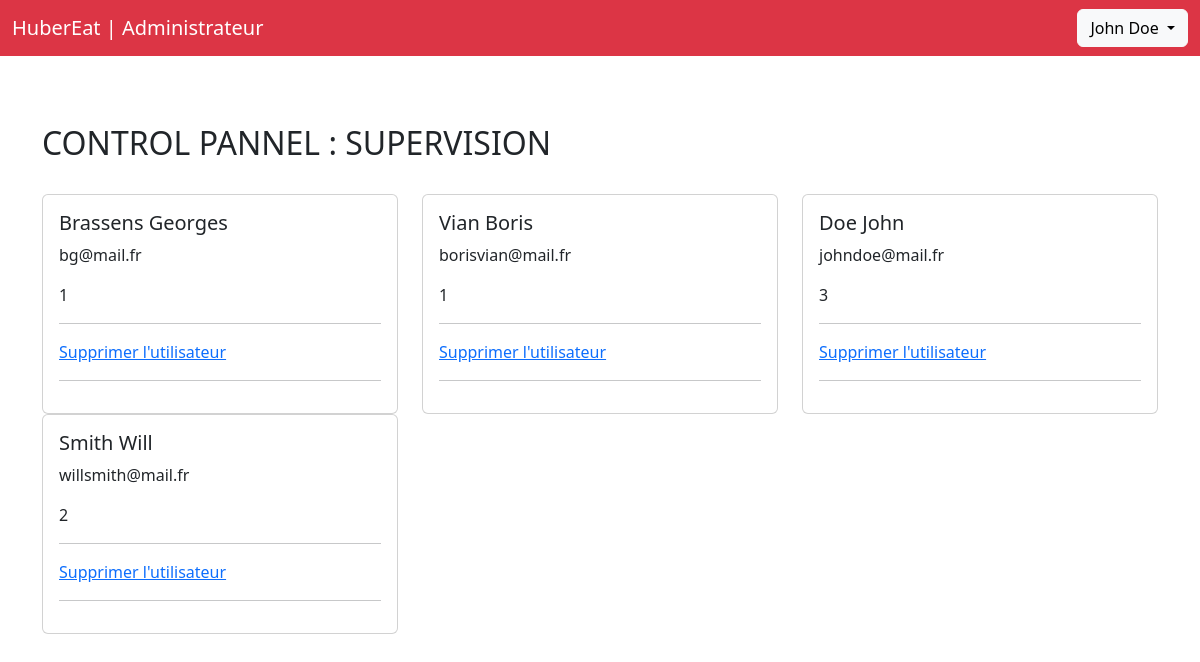
The app's page /?action=admin (signed in) with its own data.
### tables this page shows
CREATE TABLE users(
    mailU varchar(30) PRIMARY KEY NOT NULL,
    lastNameU varchar(25),
    firstNameU varchar(25),
    passwordU varchar(255),
    typeU INT,
    FOREIGN KEY (typeU) REFERENCES typeUser (idT)
);

### index.php (called while the page is built, shortened)
<?php
include "getRacine.php";
include_once "$racine/model/authentification.php";
if (isLoggedOn()) {
    $mail = getMailULoggedOn();
    $utilisateur = getUserByMail($mail);
    $prenom = $utilisateur["firstNameU"];
    $nom = $utilisateur["lastNameU"];
}
if (isset($_GET["action"])) {
    $action = $_GET["action"];
}
else {
    $action = "defaut";
}
$fichier = controller($action);
include "$racine/controller/$fichier";

### model/db.users.php (called while the page is built, shortened)
<?php
function getUsers(){
    try {
        $cnx = connexionPDO();
        $statement = $cnx->prepare('SELECT * FROM users');
        $statement->execute();
        $result = $statement->fetchAll(PDO::FETCH_ASSOC);
    } catch (PDOException $e) {
        print "Erreur !: " . $e->getMessage();
        die();
    }
    return $result;
}
function getUserByMail($mail){
    try {
        $cnx = connexionPDO();
        $statement = $cnx->prepare('SELECT * FROM users WHERE mailU=:mail');
        $statement->bindValue(':mail', $mail, PDO::PARAM_STR);
        $statement->execute();
        $result = $statement->fetch(PDO::FETCH_ASSOC);
    } catch (PDOException $e) {
        print "Erreur !: " . $e->getMessage();
        die();
    }
    return $result;
}

### model/authentification.php (called while the page is built, shortened)
<?php
include_once "db.users.php";
function isLoggedOn() {
    $ret = false;
    if (isset($_SESSION["mailU"])) {
        $utilisateur = getUserByMail($_SESSION["mailU"]);
        if ($utilisateur["mailU"] == $_SESSION["mailU"] && $utilisateur["passwordU"] == $_SESSION["passwordU"]
        ) {
            $ret = true;
        }
    }
    return $ret;
}

### view/viewAdmin.php (the view, shortened to what this page needs)
<br>
<h2>CONTROL PANNEL : SUPERVISION </h2>
<br>
<div class="row">
    <?php foreach ($lesUsers as $user) {
    ?>
        <div class="col-sm-4">
            <div class="card">
                <div class="card-body">
                    <h5 class="card-title"><?= $user['lastNameU'] . " " . $user['firstNameU'] ?></h5>
                    <p class="card-text"><?= $user['mailU'] ?> </p>
                    <p class="card-text"><?= $user['typeU'] ?> </p>
                    <hr>
                    <a href="./?action=deleteUser&mailU=<?= $user['mailU'] ?>">Supprimer l'utilisateur</a>
                    <hr>
                </div>
            </div>
        </div>
    <?php } ?>
</div>
<?php $content = ob_get_clean(); ?>

### controller/admin.php (shortened to what this page needs)
<?php
if (isLoggedOn()) {
    $mailU = $_SESSION["mailU"];
    $admin = getUserByMail($mailU);
    $userType = $admin["typeU"];
    if ($userType == 3) {
        include_once "$racine/model/db.users.php";
        $lesUsers = getUsers();
        include "$racine/view/viewAdmin.php";
        include "$racine/view/layoutAdmin.php";
    }
} else {
    header("Location: ./?action=connexion");
    $title = "HuberEat | Connexion";
    include "$racine/controller/connexion.php";
}
?>

### view/layoutAdmin.php (shortened to what this page needs)
<!DOCTYPE html>
<html lang="fr">
  <head>
    <link href="https://cdn.jsdelivr.net/npm/bootstrap@5.3.0-alpha1/dist/css/bootstrap.min.css" rel="stylesheet">
  </head>
  <body>
    <nav class="navbar navbar-expand-md navbar-dark fixed-top bg-danger">
      <div class="container-fluid">
        <a class="navbar-brand" href="./?action=admin">HuberEat | Administrateur </a>
        <div class="collapse navbar-collapse" id="navbarCollapse">
          <?php if (isLoggedOn()) { ?>
          <div class="dropdown">
            <button class="btn btn-light dropdown-toggle" type="button" data-bs-toggle="dropdown" aria-expanded="false">
              <?=$prenom . " " . $nom;?>
            </button>
          </div>
          <?php } else { ?>
          <a href="./?action=connexion" class="btn btn-info">Me connecter</a>
          <?php }?>
        </div>
      </div>
    </nav>
    <main class="container" style="margin-top:100px;">
      <?= $content ?>
    </main>
  </body>
</html>

### records on screen
users: firstNameU "John", lastNameU "Doe", mailU "johndoe@mail.fr", typeU "3"
users: lastNameU "Brassens", firstNameU "Georges", mailU "bg@mail.fr", typeU "1"
users: lastNameU "Vian", firstNameU "Boris", mailU "borisvian@mail.fr", typeU "1"
users: lastNameU "Smith", firstNameU "Will", mailU "willsmith@mail.fr", typeU "2"
